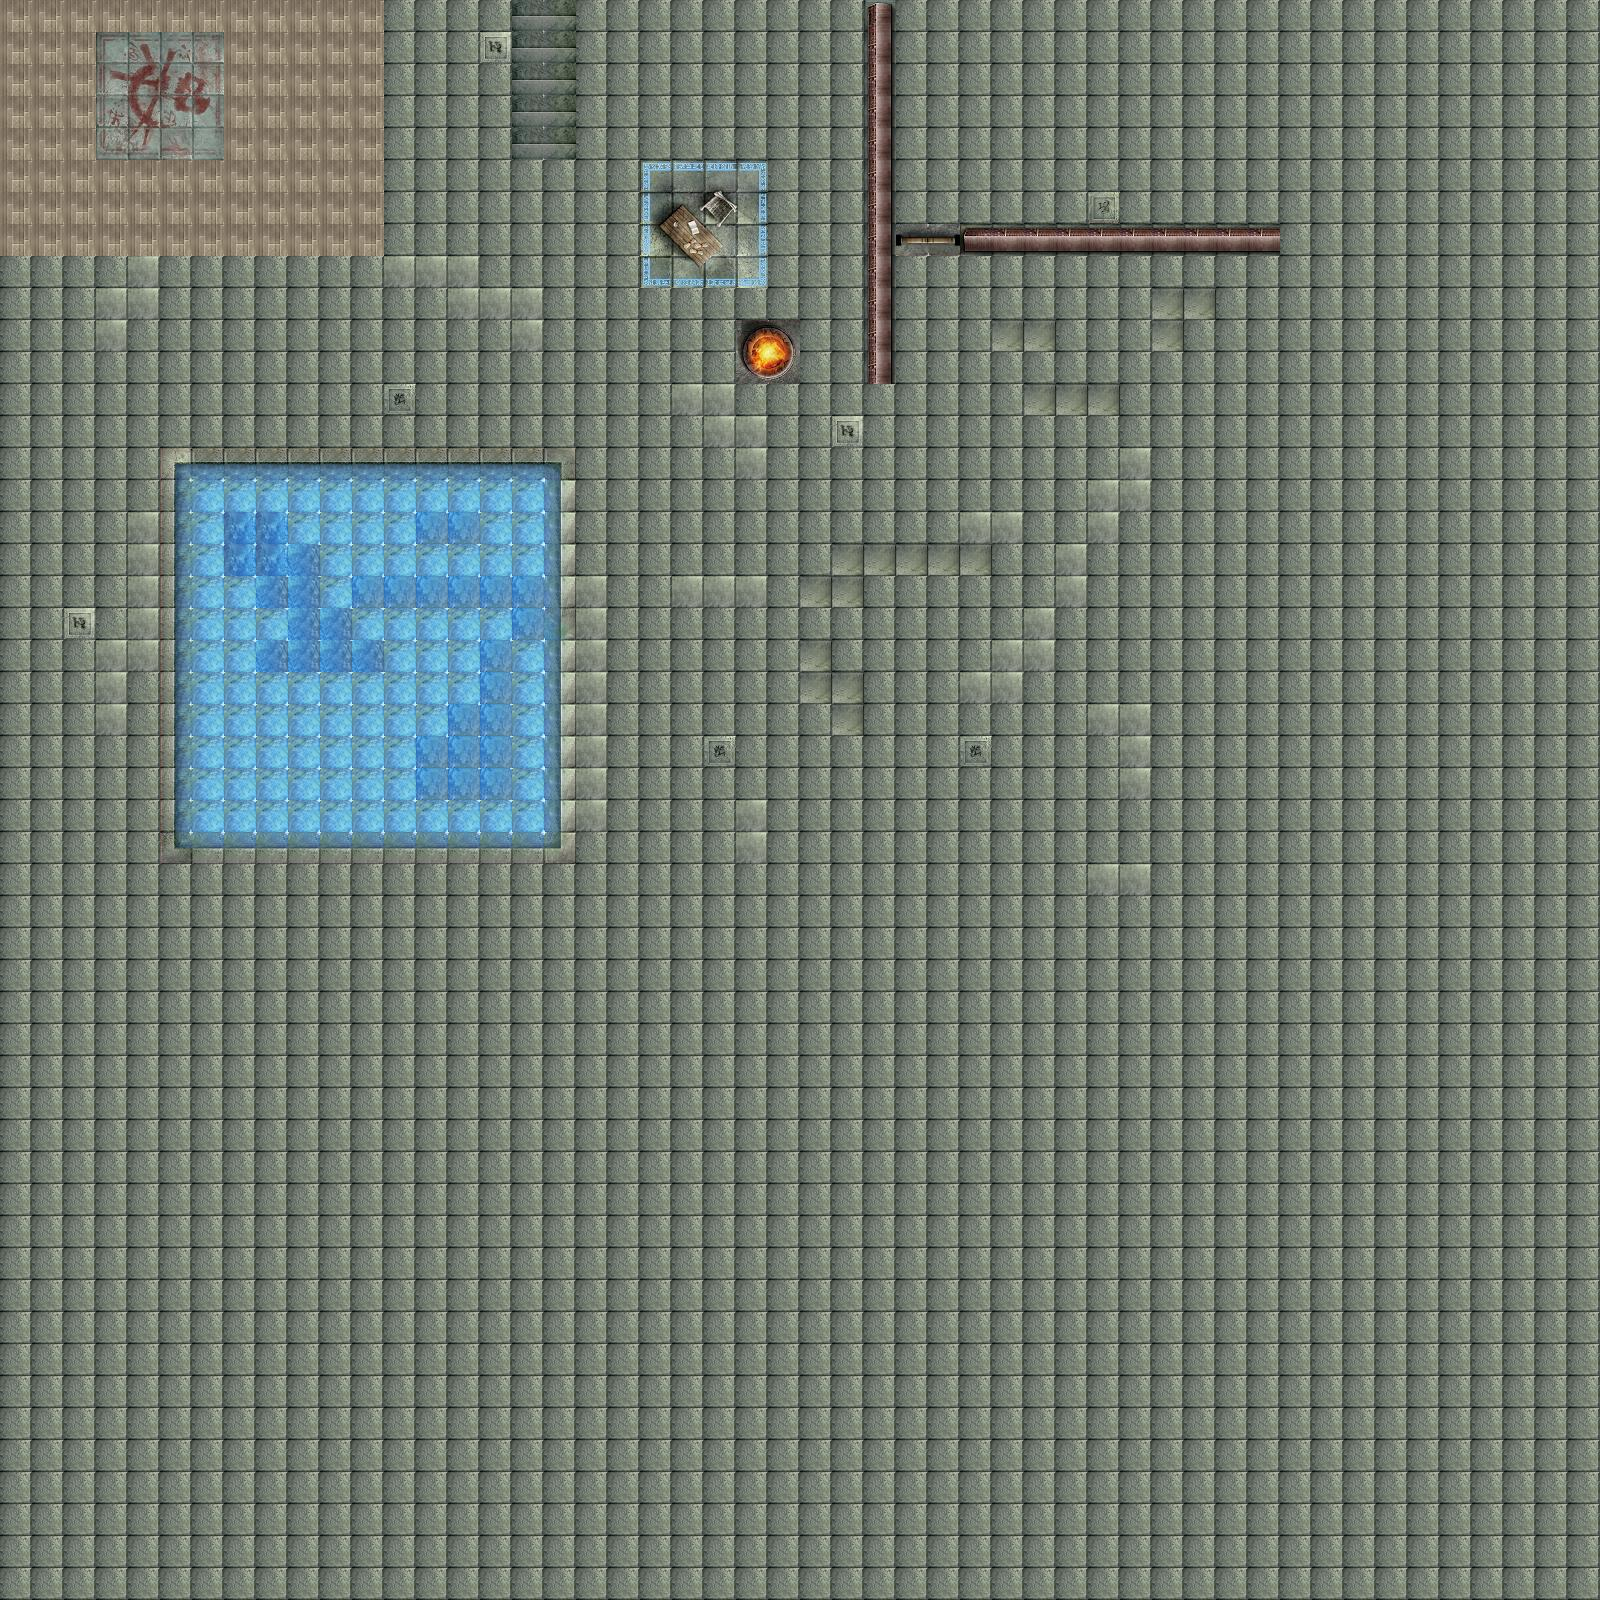

Below is a game level as drawn by its tile map, then a one-line description and the .tmx that defines it (tile-layer data replaced by summaries):
An orthogonal 50x50 tile map with 32x32 px tiles, 1 tile layer (Tile Layer 1), 11 tilesets.

<map version="1.0" orientation="orthogonal" width="50" height="50" tilewidth="32" tileheight="32">
 <tileset firstgid="1" name="07476-4x4_NaturalPit.b.180" tilewidth="32" tileheight="32">
  <image source="cave1/07476-4x4_NaturalPit.b.180.jpg" width="128" height="128" />
 </tileset>
 <tileset firstgid="17" name="07478-4x4_BloodSymbol.b.0" tilewidth="32" tileheight="32">
  <image source="cave1/07478-4x4_BloodSymbol.b.0.jpg" width="128" height="128" />
 </tileset>
 <tileset firstgid="33" name="07479-2x2_FireBowl.a.180" tilewidth="32" tileheight="32">
  <image source="cave1/07479-2x2_FireBowl.a.180.jpg" width="64" height="64" />
 </tileset>
 <tileset firstgid="37" name="07484-2x1_DoubleDoors.a.180" tilewidth="32" tileheight="32">
  <image source="cave1/07484-2x1_DoubleDoors.a.180.jpg" width="64" height="32" />
 </tileset>
 <tileset firstgid="39" name="07485-4x2_Wall.b.90" tilewidth="32" tileheight="32">
  <image source="cave1/07485-4x2_Wall.b.90.jpg" width="64" height="128" />
 </tileset>
 <tileset firstgid="47" name="07485-4x2_Wall" tilewidth="32" tileheight="32">
  <image source="cave1/07485-4x2_Wall.jpg" width="128" height="64" />
 </tileset>
 <tileset firstgid="55" name="07632-2x2_Web2.b.0" tilewidth="32" tileheight="32">
  <image source="cave1/07632-2x2_Web2.b.0.jpg" width="64" height="64" />
 </tileset>
 <tileset firstgid="59" name="07622-4x8_Pool.a.0" tilewidth="32" tileheight="32">
  <image source="cave1/07622-4x8_Pool.a.0.jpg" width="128" height="256" />
 </tileset>
 <tileset firstgid="91" name="07644-4x2_Stairs2.a.90" tilewidth="32" tileheight="32">
  <image source="cave1/07644-4x2_Stairs2.a.90.jpg" width="64" height="128" />
 </tileset>
 <tileset firstgid="99" name="07674-4x2_WoodenFloor.a.180" tilewidth="32" tileheight="32">
  <image source="cave1/07674-4x2_WoodenFloor.a.180.jpg" width="128" height="64" />
 </tileset>
 <tileset firstgid="107" name="07703-4x4_SkullPile.b.90" tilewidth="32" tileheight="32">
  <image source="cave1/07703-4x4_SkullPile.b.90.jpg" width="128" height="128" />
 </tileset>
 <layer name="Tile Layer 1" width="50" height="50">
  <data>[2500 cells, 2500 non-empty, 64 distinct tile ids]</data>
 </layer>
</map>
